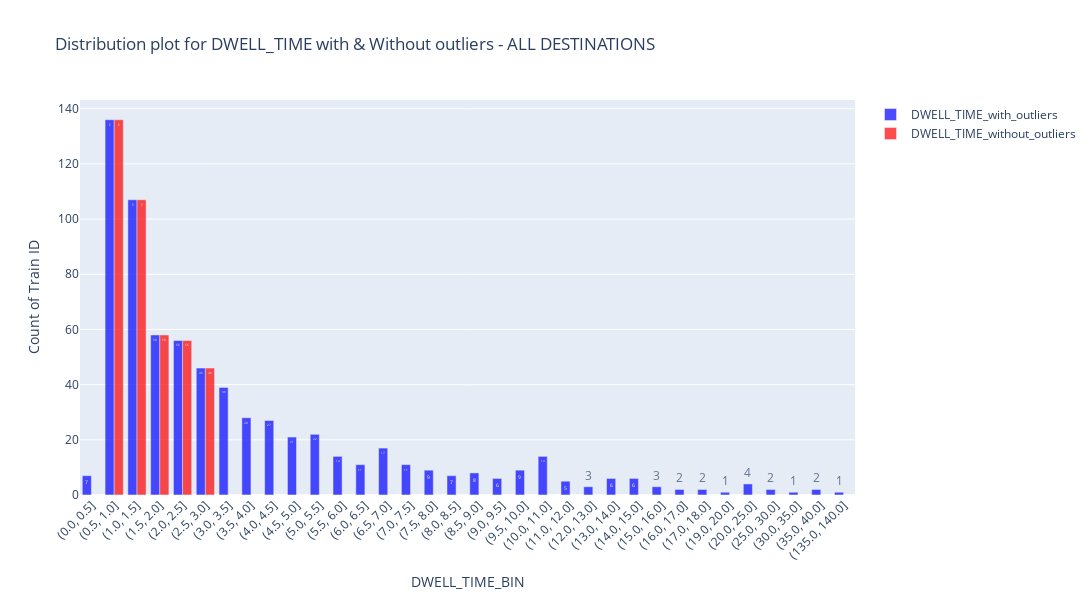

Source (notebook cell):
### Code cell
# Create figure
fig = go.Figure()

# Add trace for with outliers (using NB_TRAINS_ALL)
fig.add_trace(go.Bar(
    name='DWELL_TIME_with_outliers',
    x=[str(interval) for interval in bins_df['BIN_RANGE']],
    y=bins_df['NB_TRAINS_ALL'],
    marker_color='blue',
    opacity=0.7,
    text=bins_df['NB_TRAINS_ALL'],
    textposition='auto'
))

# Count unique trains without outliers
bin_counts_without = df[df['IS_OUTLIER'] == False].groupby('DWELL_TIME_BIN', observed=False)['TRAIN_ID'].nunique()
bins_df['NB_TRAINS_NO_OUTLIERS'] = bins_df['BIN_RANGE'].map(bin_counts_without).fillna(0).astype(int)

# Add trace for without outliers
fig.add_trace(go.Bar(
    name='DWELL_TIME_without_outliers',
    x=[str(interval) for interval in bins_df['BIN_RANGE']],
    y=bins_df['NB_TRAINS_NO_OUTLIERS'],
    marker_color='red',
    opacity=0.7,
    text=bins_df['NB_TRAINS_NO_OUTLIERS'],
    textposition='auto'
))

# Update layout
fig.update_layout(
    title='Distribution plot for DWELL_TIME with & Without outliers - ALL DESTINATIONS',
    xaxis_title='DWELL_TIME_BIN',
    yaxis_title='Count of Train ID',
    barmode='group',
    xaxis_tickangle=-45,
    height=600,
    width=1200,
    hovermode='x unified'
)

# Show plot
fig.show()

### Figure 1 — Plotly figure (JSON) as saved in the notebook; plotly's stock layout.template omitted (floating-point values rounded to 4 significant figures)
{"data": [{"marker": {"color": "blue"}, "name": "DWELL_TIME_with_outliers", "opacity": 0.7, "text": [7.0, 136.0, 107.0, 58.0, 56.0, 46.0, 39.0, 28.0, 27.0, 21.0, 22.0, 14.0, 11.0, 17.0, 11.0, 9.0, 7.0, 8.0, 6.0, 9.0, 14.0, 5.0, 3.0, 6.0, 6.0, 3.0, 2.0, 2.0, 1.0, 4.0, 2.0, 1.0, 2.0, 1.0], "textposition": "auto", "type": "bar", "x": ["(0.0, 0.5]", "(0.5, 1.0]", "(1.0, 1.5]", "(1.5, 2.0]", "(2.0, 2.5]", "(2.5, 3.0]", "(3.0, 3.5]", "(3.5, 4.0]", "(4.0, 4.5]", "(4.5, 5.0]", "(5.0, 5.5]", "(5.5, 6.0]", "(6.0, 6.5]", "(6.5, 7.0]", "(7.0, 7.5]", "(7.5, 8.0]", "(8.0, 8.5]", "(8.5, 9.0]", "(9.0, 9.5]", "(9.5, 10.0]", "(10.0, 11.0]", "(11.0, 12.0]", "(12.0, 13.0]", "(13.0, 14.0]", "(14.0, 15.0]", "(15.0, 16.0]", "(16.0, 17.0]", "(17.0, 18.0]", "(19.0, 20.0]", "(20.0, 25.0]", "(25.0, 30.0]", "(30.0, 35.0]", "(35.0, 40.0]", "(135.0, 140.0]"], "y": [7, 136, 107, 58, 56, 46, 39, 28, 27, 21, 22, 14, 11, 17, 11, 9, 7, 8, 6, 9, 14, 5, 3, 6, 6, 3, 2, 2, 1, 4, 2, 1, 2, 1]}, {"marker": {"color": "red"}, "name": "DWELL_TIME_without_outliers", "opacity": 0.7, "text": [0.0, 136.0, 107.0, 58.0, 56.0, 46.0, 0.0, 0.0, 0.0, 0.0, 0.0, 0.0, 0.0, 0.0, 0.0, 0.0, 0.0, 0.0, 0.0, 0.0, 0.0, 0.0, 0.0, 0.0, 0.0, 0.0, 0.0, 0.0, 0.0, 0.0, 0.0, 0.0, 0.0, 0.0], "textposition": "auto", "type": "bar", "x": ["(0.0, 0.5]", "(0.5, 1.0]", "(1.0, 1.5]", "(1.5, 2.0]", "(2.0, 2.5]", "(2.5, 3.0]", "(3.0, 3.5]", "(3.5, 4.0]", "(4.0, 4.5]", "(4.5, 5.0]", "(5.0, 5.5]", "(5.5, 6.0]", "(6.0, 6.5]", "(6.5, 7.0]", "(7.0, 7.5]", "(7.5, 8.0]", "(8.0, 8.5]", "(8.5, 9.0]", "(9.0, 9.5]", "(9.5, 10.0]", "(10.0, 11.0]", "(11.0, 12.0]", "(12.0, 13.0]", "(13.0, 14.0]", "(14.0, 15.0]", "(15.0, 16.0]", "(16.0, 17.0]", "(17.0, 18.0]", "(19.0, 20.0]", "(20.0, 25.0]", "(25.0, 30.0]", "(30.0, 35.0]", "(35.0, 40.0]", "(135.0, 140.0]"], "y": [0, 136, 107, 58, 56, 46, 0, 0, 0, 0, 0, 0, 0, 0, 0, 0, 0, 0, 0, 0, 0, 0, 0, 0, 0, 0, 0, 0, 0, 0, 0, 0, 0, 0]}], "layout": {"barmode": "group", "height": 600, "hovermode": "x unified", "title": {"text": "Distribution plot for DWELL_TIME with & Without outliers - ALL DESTINATIONS"}, "width": 1200, "xaxis": {"tickangle": -45, "title": {"text": "DWELL_TIME_BIN"}}, "yaxis": {"title": {"text": "Count of Train ID"}}}}
